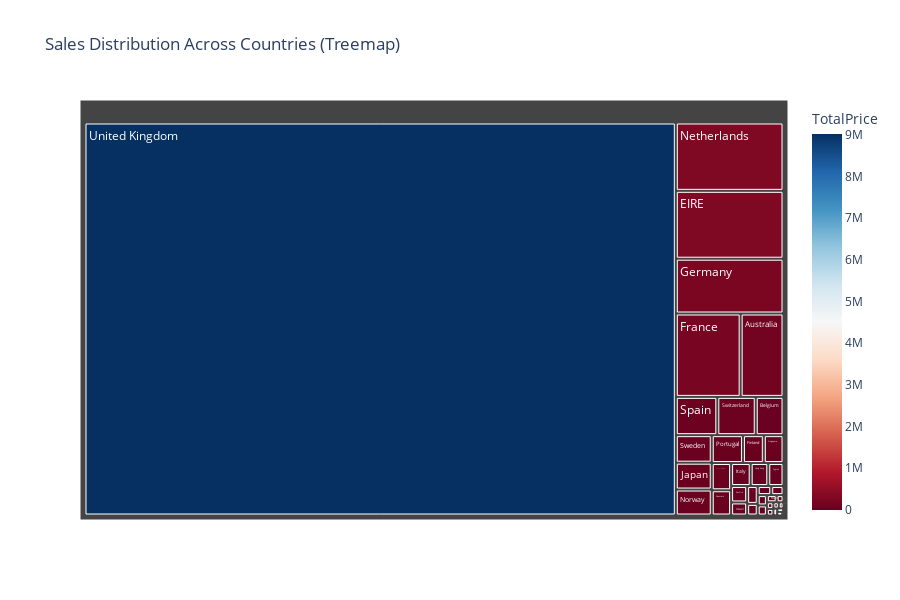

The notebook cell this image was saved under:
### Markdown cell above
##### 1.5) Create a choropleth map for sales distribution by country

### Code cell
country_sales = data.groupby(['Country'])['TotalPrice'].sum().reset_index()

# Create a choropleth map
fig = px.choropleth(country_sales, 
                   locations='Country',
                   locationmode='country names',
                   color='TotalPrice',
                   hover_name='Country',
                   title='Total Sales by Country',
                   color_continuous_scale=px.colors.sequential.Plasma,
                   projection='natural earth')

fig.update_layout(
    coloraxis_colorbar=dict(
        title='Total Sales (£)'
    ),
    geo=dict(
        showframe=False,
        showcoastlines=True,
        projection_type='equirectangular'
    ),
    height=600,
    width=1000
)

fig.show()

# Create a treemap for hierarchical view of sales by country
fig_treemap = px.treemap(country_sales, 
                         path=['Country'], 
                         values='TotalPrice',
                         color='TotalPrice',
                         color_continuous_scale='RdBu',
                         title='Sales Distribution Across Countries (Treemap)')
fig_treemap.update_layout(height=600, width=900)
fig_treemap.show()

### Figure 1 — Plotly figure (JSON) as saved in the notebook; plotly's stock layout.template omitted (floating-point values rounded to 4 significant figures)
{"data": [{"branchvalues": "total", "customdata": [[138500.0], [10200.0], [754.1], [41200.0], [1144.0], [3666.0], [20450.0], [13590.0], [826.7], [18960.0], [283500.0], [1300.0], [22550.0], [209700.0], [228900.0], [4761.0], [15690.0], [4310.0], [8135.0], [17480.0], [37420.0], [1694.0], [1661.0], [2726.0], [285400.0], [36170.0], [7335.0], [33750.0], [1002.0], [145.9], [21280.0], [61580.0], [38380.0], [57090.0], [3580.0], [1902.0], [9014000.0], [4750.0]], "domain": {"x": [0, 1], "y": [0, 1]}, "hovertemplate": "labels=%{label}<br>TotalPrice_sum=%{value}<br>parent=%{parent}<br>id=%{id}<br>TotalPrice=%{color}<extra></extra>", "ids": ["Australia", "Austria", "Bahrain", "Belgium", "Brazil", "Canada", "Channel Islands", "Cyprus", "Czech Republic", "Denmark", "EIRE", "European Community", "Finland", "France", "Germany", "Greece", "Hong Kong", "Iceland", "Israel", "Italy", "Japan", "Lebanon", "Lithuania", "Malta", "Netherlands", "Norway", "Poland", "Portugal", "RSA", "Saudi Arabia", "Singapore", "Spain", "Sweden", "Switzerland", "USA", "United Arab Emirates", "United Kingdom", "Unspecified"], "labels": ["Australia", "Austria", "Bahrain", "Belgium", "Brazil", "Canada", "Channel Islands", "Cyprus", "Czech Republic", "Denmark", "EIRE", "European Community", "Finland", "France", "Germany", "Greece", "Hong Kong", "Iceland", "Israel", "Italy", "Japan", "Lebanon", "Lithuania", "Malta", "Netherlands", "Norway", "Poland", "Portugal", "RSA", "Saudi Arabia", "Singapore", "Spain", "Sweden", "Switzerland", "USA", "United Arab Emirates", "United Kingdom", "Unspecified"], "marker": {"coloraxis": "coloraxis", "colors": [138500.0, 10200.0, 754.1, 41200.0, 1144.0, 3666.0, 20450.0, 13590.0, 826.7, 18960.0, 283500.0, 1300.0, 22550.0, 209700.0, 228900.0, 4761.0, 15690.0, 4310.0, 8135.0, 17480.0, 37420.0, 1694.0, 1661.0, 2726.0, 285400.0, 36170.0, 7335.0, 33750.0, 1002.0, 145.9, 21280.0, 61580.0, 38380.0, 57090.0, 3580.0, 1902.0, 9014000.0, 4750.0]}, "name": "", "parents": ["", "", "", "", "", "", "", "", "", "", "", "", "", "", "", "", "", "", "", "", "", "", "", "", "", "", "", "", "", "", "", "", "", "", "", "", "", ""], "type": "treemap", "values": [138500.0, 10200.0, 754.1, 41200.0, 1144.0, 3666.0, 20450.0, 13590.0, 826.7, 18960.0, 283500.0, 1300.0, 22550.0, 209700.0, 228900.0, 4761.0, 15690.0, 4310.0, 8135.0, 17480.0, 37420.0, 1694.0, 1661.0, 2726.0, 285400.0, 36170.0, 7335.0, 33750.0, 1002.0, 145.9, 21280.0, 61580.0, 38380.0, 57090.0, 3580.0, 1902.0, 9014000.0, 4750.0]}], "layout": {"coloraxis": {"colorbar": {"title": {"text": "TotalPrice"}}, "colorscale": [[0, "rgb(103,0,31)"], [0.1, "rgb(178,24,43)"], [0.2, "rgb(214,96,77)"], [0.3, "rgb(244,165,130)"], [0.4, "rgb(253,219,199)"], [0.5, "rgb(247,247,247)"], [0.6, "rgb(209,229,240)"], [0.7, "rgb(146,197,222)"], [0.8, "rgb(67,147,195)"], [0.9, "rgb(33,102,172)"], [1, "rgb(5,48,97)"]]}, "height": 600, "legend": {"tracegroupgap": 0}, "title": {"text": "Sales Distribution Across Countries (Treemap)"}, "width": 900}}
